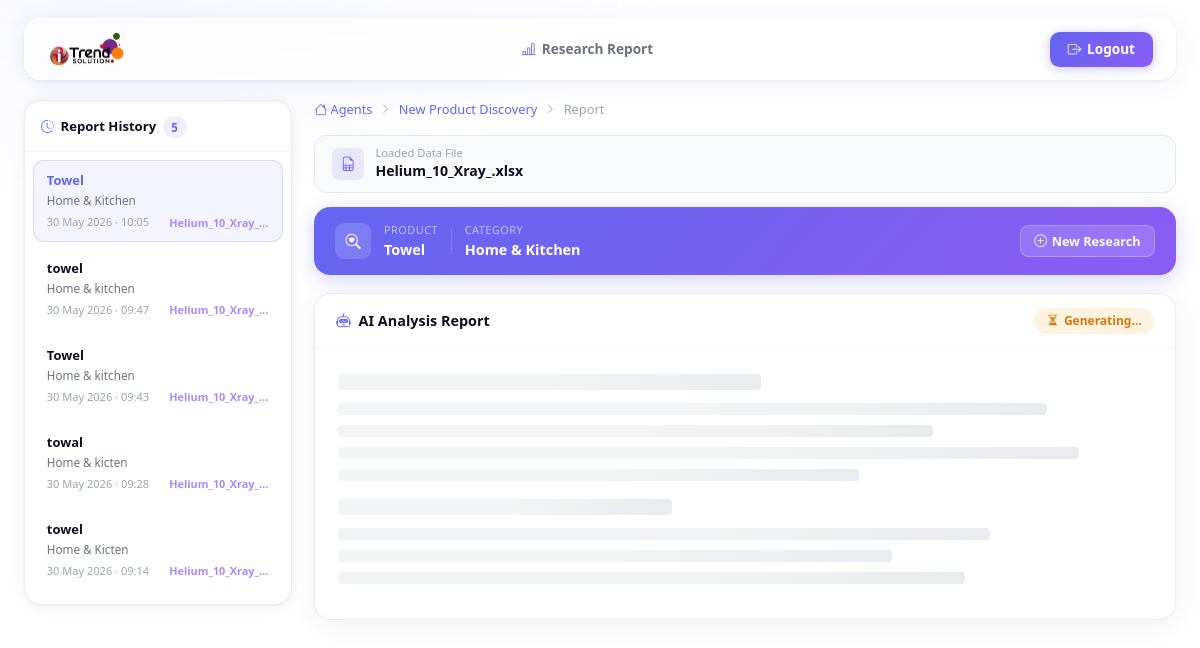
The page /report/5/ on the database its author committed.
### iTrendAI/models.py (models this page shows, shortened)
class ResearchReport(models.Model):
    product_name = models.CharField(max_length=255)
    category     = models.CharField(max_length=255)
    file_name    = models.CharField(max_length=255, default='—')
    ai_output    = models.TextField()
    created_at   = models.DateTimeField(auto_now_add=True)
    class Meta:
        ordering = ['-created_at']

### iTrendAI/views.py (the view)
# urls.py: path('report/<int:pk>/',             views.view_report,               name='view_report'),
def view_report(request, pk):
    report  = get_object_or_404(ResearchReport, pk=pk)
    history = ResearchReport.objects.all()
    context = {
        'product_name': report.product_name,
        'category':     report.category,
        'file_name':    report.file_name,
        'ai_output':    report.ai_output,
        'history':      history,
        'current_id':   report.pk,
    }
    return render(request, 'newproductresearchreport.html', context)

### iTrendAI/templates/newproductresearchreport.html (shortened to what this page needs)
{% load static %}
<!DOCTYPE html>
<html lang="en">
<head>
  <link href="https://cdn.jsdelivr.net/npm/bootstrap@5.3.8/dist/css/bootstrap.min.css" rel="stylesheet">
  <link href="https://cdn.jsdelivr.net/npm/bootstrap-icons@1.11.3/font/bootstrap-icons.min.css" rel="stylesheet">
</head>
<body>
  <nav class="glass-nav">
    <a href="{% url 'iTrendAI:agents' %}" class="nav-brand">
      <img src="{% static 'image/iTrend Logo.png' %}" alt="iTrend Logo">
    </a>
    <span class="nav-center"><i class="bi bi-bar-chart-line"></i> Research Report</span>
    <a href="#" class="btn-gradient"><i class="bi bi-box-arrow-right"></i> Logout</a>
  </nav>
  <div class="page-wrapper">
    <div class="layout">
      <aside class="sidebar" id="sidebar">
        <div class="sidebar-header">
          <span class="sidebar-title">
            <i class="bi bi-clock-history"></i> Report History
            <span class="sidebar-count">{{ history.count }}</span>
          </span>
        </div>
        <div class="sidebar-list">
          {% if history %}
            {% for report in history %}
            <a href="{% url 'iTrendAI:view_report' report.pk %}"
               class="history-item {% if report.pk == current_id %}active{% endif %}">
              <div class="hi-name">{{ report.product_name }}</div>
              <div class="hi-cat">{{ report.category }}</div>
              <div class="hi-meta">
                <span class="hi-date">{{ report.created_at|date:"d M Y · H:i" }}</span>
                <span class="hi-file" title="{{ report.file_name }}">{{ report.file_name }}</span>
              </div>
            </a>
            {% endfor %}
          {% else %}
            <div class="history-empty-sb">
              <i class="bi bi-inbox"></i>
              <p>No reports saved yet.</p>
            </div>
          {% endif %}
        </div>
      </aside>
      <main class="main-content">
        <div class="breadcrumb-row">
          <a href="{% url 'iTrendAI:agents' %}"><i class="bi bi-house"></i> Agents</a>
          <i class="bi bi-chevron-right"></i>
          <a href="{% url 'iTrendAI:newproductresearch' %}">New Product Discovery</a>
          <i class="bi bi-chevron-right"></i>
          <span>Report</span>
        </div>
        <div class="file-banner">
          <div class="file-banner-icon"><i class="bi bi-file-earmark-spreadsheet"></i></div>
          <div>
            <div class="file-banner-label">Loaded Data File</div>
            <div class="file-banner-name">{{ file_name|default:"—" }}</div>
          </div>
        </div>
        <div class="meta-bar">
          <div class="meta-icon"><i class="bi bi-search-heart"></i></div>
          <div class="meta-field">
            <span class="meta-label">Product</span>
            <span class="meta-value">{{ product_name|default:"—" }}</span>
          </div>
          <div class="meta-field">
            <span class="meta-label">Category</span>
            <span class="meta-value">{{ category|default:"—" }}</span>
          </div>
          <div class="meta-actions">
            <a href="{% url 'iTrendAI:newproductresearch' %}" class="btn-light-ghost">
              <i class="bi bi-plus-circle"></i> New Research
            </a>
          </div>
        </div>
        <div class="report-card">
          <div class="report-card-header">
            <div class="report-header-left"><i class="bi bi-robot"></i> AI Analysis Report</div>
            <div class="d-flex align-items-center gap-2">
              <span id="statusBadge" class="status-badge generating">
                <i class="bi bi-hourglass-split"></i> Generating…
              </span>
            </div>
          </div>
          <div class="skeleton-wrap" id="skeleton">
            <div class="skeleton-line thick" style="width:52%"></div>
            <div class="skeleton-line" style="width:87%"></div>
            <div class="skeleton-line" style="width:73%"></div>
            <div class="skeleton-line" style="width:91%"></div>
            <div class="skeleton-line" style="width:64%"></div>
            <div class="skeleton-line thick" style="width:41%; margin-top:1.1rem;"></div>
            <div class="skeleton-line" style="width:80%"></div>
            <div class="skeleton-line" style="width:68%"></div>
            <div class="skeleton-line" style="width:77%"></div>
          </div>
        </div>
      </main>
    </div>
  </div>
</body>
</html>

### rows shown on the page
ResearchReport: product_name "Towel", category "Home & Kitchen", created_at "30 May 2026 · 10:05", file_name "Helium_10_Xray_…", file_name "Helium_10_Xray_.xlsx"
ResearchReport: product_name "towel", category "Home & kitchen", created_at "30 May 2026 · 09:47", file_name "Helium_10_Xray_…"
ResearchReport: product_name "Towel", category "Home & kitchen", created_at "30 May 2026 · 09:43", file_name "Helium_10_Xray_…"
ResearchReport: product_name "towal", category "Home & kicten", created_at "30 May 2026 · 09:28", file_name "Helium_10_Xray_…"
ResearchReport: product_name "towel", category "Home & Kicten", created_at "30 May 2026 · 09:14", file_name "Helium_10_Xray_…"

### other values the page prints
{{ history.count }} "5"
